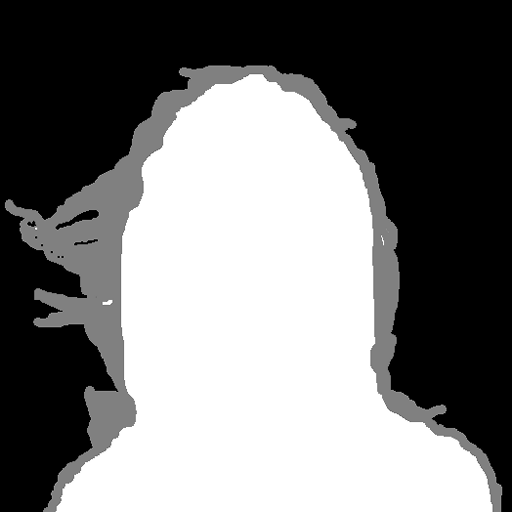
#> input picture img/tri3.png, 512 x 512 px
$ jupyter execute genTri.ipynb   (shell and % lines are left out)
#> lines starting #> are read from the running program, lines starting #| are printed output that depends on the picture; after the words box and inside, x2 and y2 are one past the last pixel; in counts of white or black regions, pixels touching at a corner belong together
[cell 1]
import numpy as np
import cv2
import matplotlib.pyplot as plt
# import plotly.express as px
import os
from  scipy import ndimage
IMAGES_FOLDER_PATH = "../img"
import time

[cell 2]
def display_img_arr(img_arr, r, c, dim,titles_arr):
    """
    heper function for display images
    imput: images array, num rows, num cols, dimentions of figure, image titles
    output: plots the images
    """
    fl = 0
    fig = plt.figure(figsize = dim)
    for i in range(r):
        for j in range(c):
            if len(img_arr) == fl:
                break
            ax1 = fig.add_subplot(r, c, fl + 1)
            ax1.set_title(titles_arr[fl], fontsize = 20)
            ax1.imshow(img_arr[fl], cmap = 'gray')
            fl = fl + 1
    plt.show()

#### Generating new tri-map
Tri-map generation can be facilitated by binary mask through Automatic Skin and Hair Masking Using Convolutional Neural Networks (https://www.researchgate.net/publication/319575172_Automatic_skin_and_hair_masking_using_fully_convolutional_networks)

[cell 3]
# gen trimap (for checking against bad quality trimaps)
img =  cv2.imread(IMAGES_FOLDER_PATH+'/'+'tri3.png',0)
#> img is the input picture: shape (512, 512); min 0, max 255, mean 121.3
# tri = cv2.resize(img,(images[0].shape[0],images[0].shape[1]))
def gen_tri(img,iters):
    """
    generates trimap given a matte or better quality tri-map
    returns trimap
    """
#> called with iters = 3
    kernel = np.ones((5,5),np.uint8)
    tri = cv2.erode(img,kernel,iterations = iters)
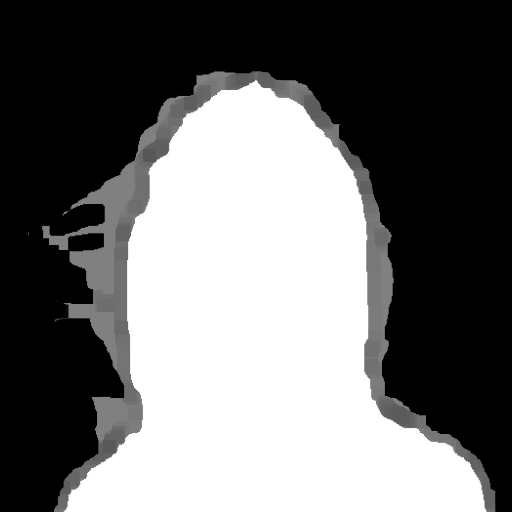
#> tri: shape (512, 512); min 0, max 255, mean 109.8

    for i in range(tri.shape[0]):
        for j in range(tri.shape[1]):
            if(tri[i][j]!=255 and tri[i][j]!=0):
                tri[i][j] = 127
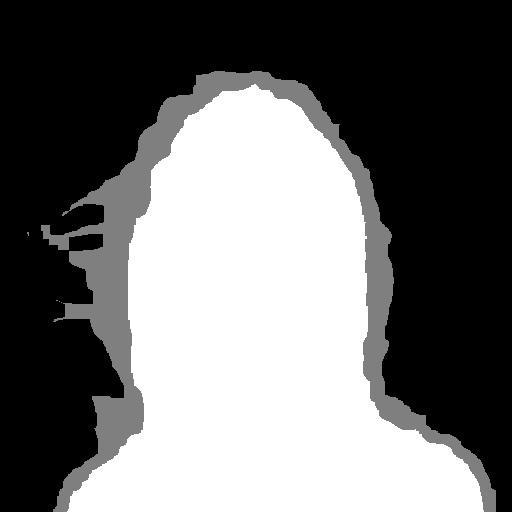
#> tri: shape (512, 512); 9.68% of pixels changed, all inside (x1, y1, x2, y2) = (27, 71, 496, 512)
    return tri

tri = gen_tri(img,3)
display_img_arr([img,tri], 1,2,(16,16),['tri-map','eroded trimap'] )
#> after the loop in display_img_arr, `for i in range(r):`: fl = 2
#> in display_img_arr, `plt.show()`:
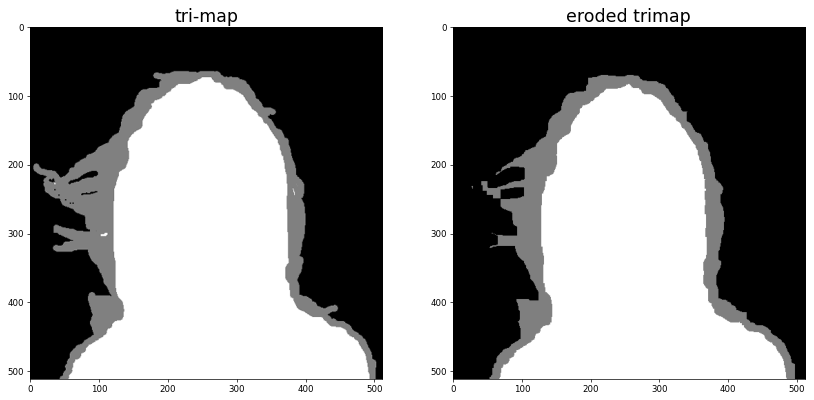
#> figure drawn by matplotlib, 2 panels
plt.imsave(IMAGES_FOLDER_PATH+'/'+'tri_degraded1'+'.png',tri.astype('uint8'),cmap='gray')

[cell 4]
tri = gen_tri(img,5)
#> call 2 of gen_tri, with iters = 5
#> in gen_tri (call 2), `tri = cv2.erode(img,kernel,iterations = iters)`:
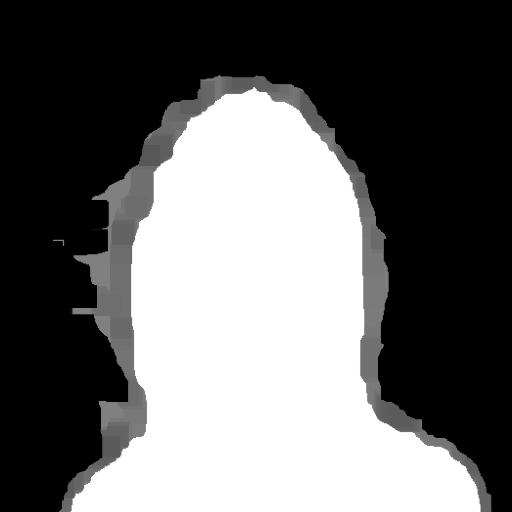
#> tri: shape (512, 512); min 0, max 255, mean 103.6
#> after the loop in gen_tri (call 2), `for i in range(tri.shape[0]):`:
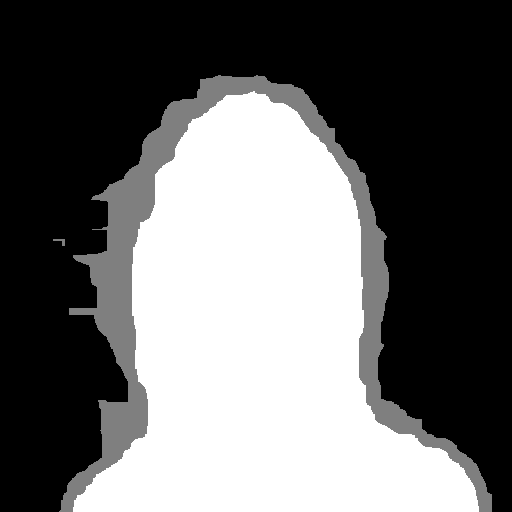
#> tri: shape (512, 512); 9.15% of pixels changed, all inside (x1, y1, x2, y2) = (53, 75, 492, 512)
display_img_arr([img,tri], 1,2,(16,16),['tri-map','eroded trimap'] )
plt.imsave(IMAGES_FOLDER_PATH+'/'+'tri_degraded2'+'.png',tri.astype('uint8'),cmap='gray')

$ run again, with img/bear_tri.png copied over img/tri3.png
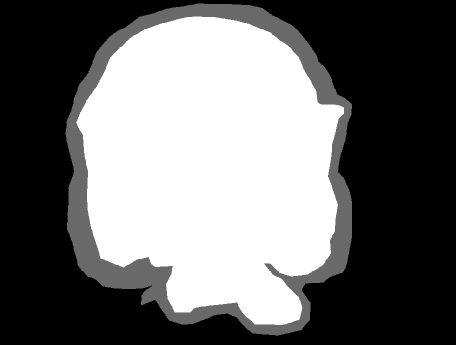
#> input picture img/bear_tri.png, 456 x 345 px
#> img is the input picture: shape (345, 456); min 0, max 255, mean 109.2
#> after the loop in gen_tri, `for i in range(tri.shape[0]):`:
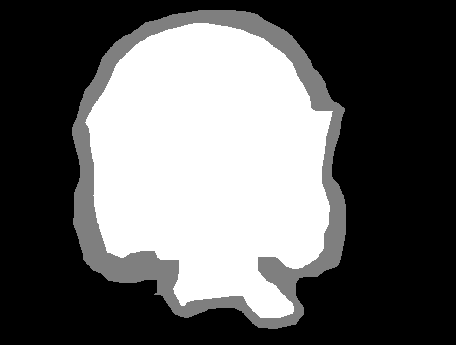
#> tri: shape (345, 456); min 0, max 255, mean 98.7
#> after the loop in display_img_arr, `for i in range(r):`: fl = 2
#> after the loop in gen_tri (call 2), `for i in range(tri.shape[0]):`:
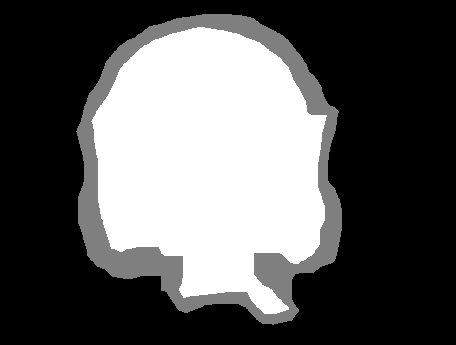
#> tri: shape (345, 456); min 0, max 255, mean 90.7

$ run again, with img/diffusion_params.png copied over img/tri3.png
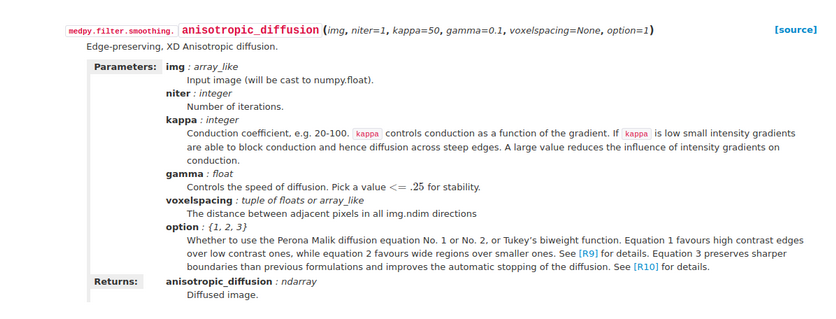
#> input picture img/diffusion_params.png, 836 x 319 px
#> after the loop in gen_tri, `for i in range(tri.shape[0]):`:
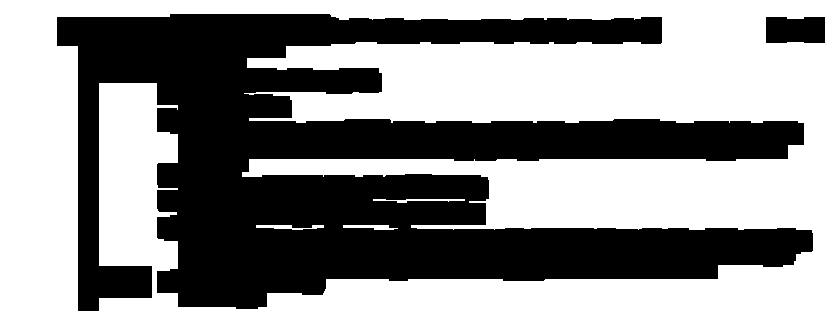
#> tri: shape (319, 836); values 127 (black) and 255 (white), 56.7% white; 2 black regions, box (x1, y1, x2, y2) and area: (57, 14, 813, 311) 114076, (766, 17, 825, 43) 1483
#> after the loop in display_img_arr, `for i in range(r):`: fl = 2
#> after the loop in gen_tri (call 2), `for i in range(tri.shape[0]):`:
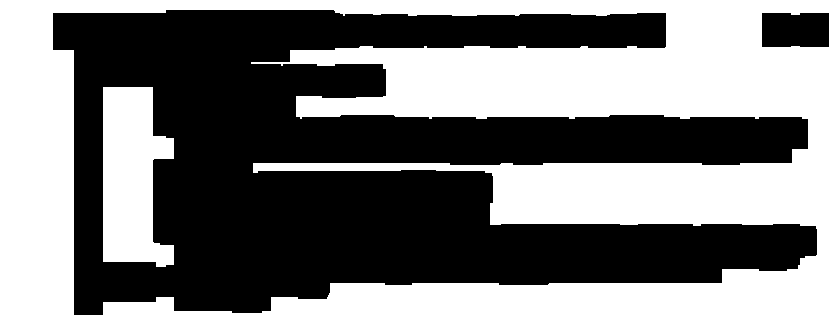
#> tri: shape (319, 836); values 127 (black) and 255 (white), 48.3% white; 2 white regions, box (x1, y1, x2, y2) and area: (0, 0, 836, 319) 119206, (103, 87, 174, 267) 9664
